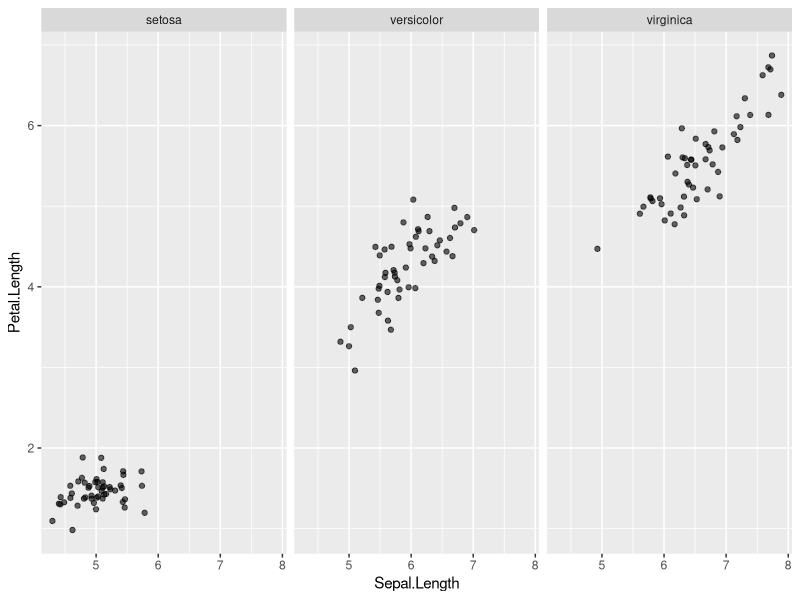

Here is the R script that generated this plot:
#Постройте график зависимости длины чашелистиков от длинны лепестков для каждого вида из таблицы iris
rm(list = ls())
iris
library(ggplot2) # ПОЧЕМУ ТЫ НЕ ГРУЗИШЬСЯ НА СТАЦИОНАРЕ

ggplot(iris, aes(x = Sepal.Length, y = Petal.Length)) + geom_jitter(alpha = 0.6) + facet_grid(. ~ Species)
















